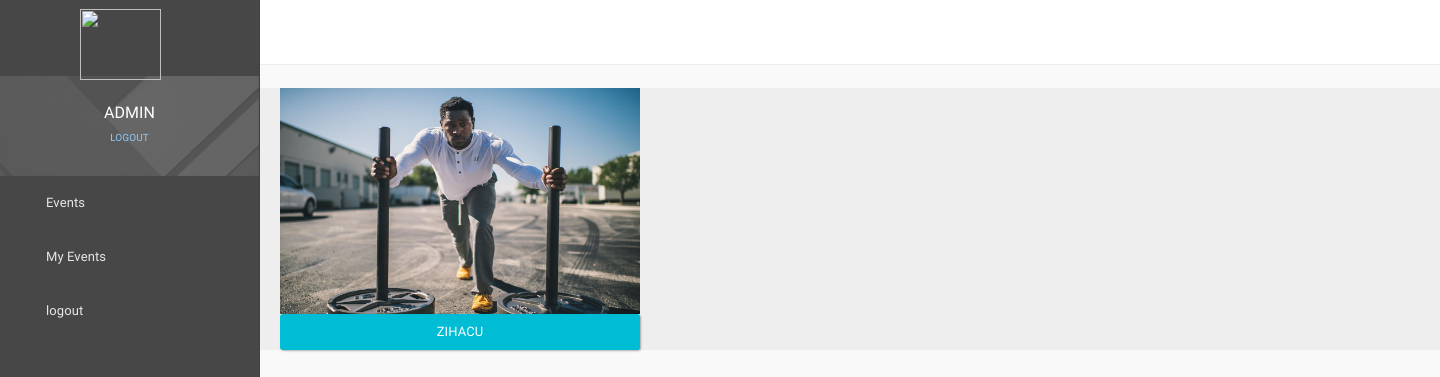
The page /myevent (signed in) on the database its author committed.
### webapp/models.py (models this page shows, shortened)
class User_Event_Registration(models.Model):
    Registration_id = models.AutoField(primary_key=True)
    user_id = models.ForeignKey(User_Signup , on_delete=models.SET_NULL,blank=True,null=True)
    EventId = models.ForeignKey(Event , on_delete=models.CASCADE ,blank=True,)
    Description = models.CharField(max_length=255, default="")
    created = models.DateTimeField(auto_now_add=True, blank=True)
    status =models.CharField(max_length=100, choices=STATUS , default="Disable")

class Event(models.Model):
    EventId = models.AutoField(primary_key=True)
    EventName = models.CharField(max_length=255, default="")
    Cost = models.FloatField(default=0.0)
    Registration_start = models.DateField()
    Registration_end = models.DateField()
    Runner_quantity = models.IntegerField(default=0)
    Event_logo = models.ImageField(upload_to='Eventlogo/',default="SuperAdmin/dummy.jpg")
    Status = models.CharField(max_length=50, default="")
    EventTypeId = models.ForeignKey(Event_Type , on_delete=models.SET_NULL,blank=True,null=True)
    Description = models.TextField(default="")
    created = models.DateTimeField(auto_now_add=True, blank=True)
    distance=models.FloatField(default="")

### webapp/views.py (the view)
# urls.py: path('myevent',myevent.as_view(), name="myevent"),
class myevent(View):
    def get(self, request):
        if not request.session.has_key('user_id'):
            return redirect("/clientlogin")
        try:
            if request.session.has_key('eventid'):
                del request.session['eventid']
            data = User_Event_Registration.objects.filter(user_id = request.session['user_id'])
            return render(request,'userapp/myevents.html',{'data':data})
        except:
            return redirect('/')

### templates/userapp/myevents.html
{% extends 'userapp/base.html' %}
{% load static %}
{% block body %}
<div class="container ">
    <div class="row text-center">
        {% for d in data %}
        <div class="col-lg-4 col-md-6 col-sm-12 mt-4 mb-4">
            <div class="product-box mt40">
                <img class="img-fluid" src="{{d.EventId.Event_logo.url}}" style="width:100%; height: 226px;"/>
                <a class="btn btn-info btn-block" style="color:#fff" href="/eventapp/{{d.EventId.EventId}}">{{d.EventId.EventName}}</a>
            </div>
        </div>
        {% endfor %}
    </div>
</div>
{% endblock body %}

### rows shown on the page
User_Event_Registration: EventId.Event_logo (picture), EventId.EventName "ZIHACU"

### other values the page prints
{{ request.session.name }} "ADMIN"
